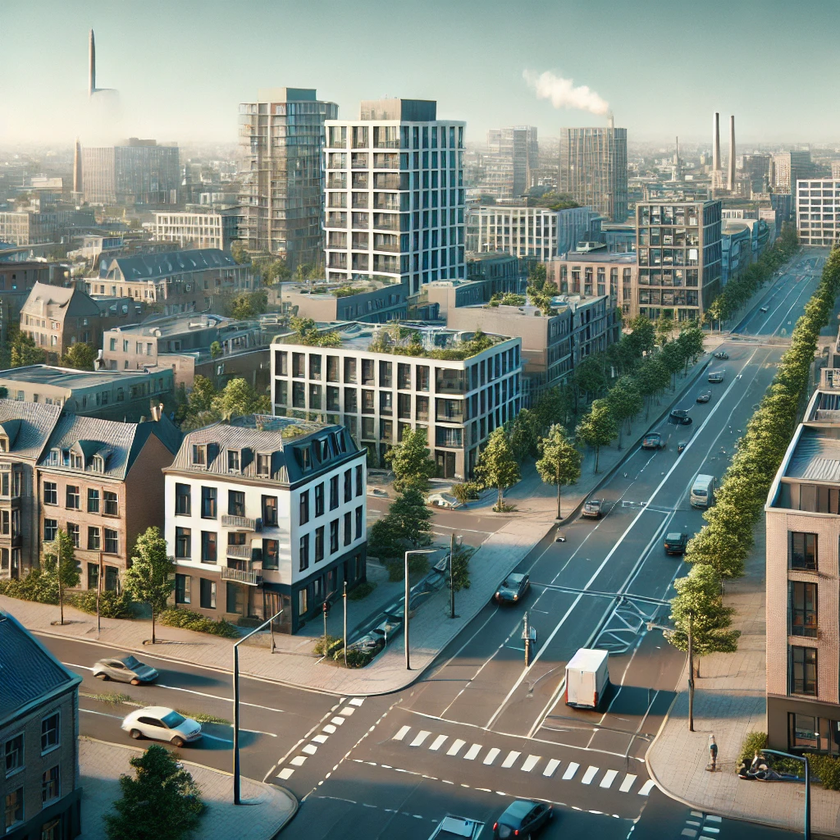
#> input picture Trabalho_01/image/cidade_1024X1024.png, 840 x 840 px, shrunk from 1024 x 1024 before the run
$ python q4.py
#> lines starting #> are read from the running program, lines starting #| are printed output that depends on the picture
#> further down, imagem is the input picture: shape (840, 840, 3); mean B, G, R 120.8, 130.9, 122.4
import cv2
import numpy as np

def calcular_histograma(imagem):
    # Inicializa os histogramas para os canais R, G e B
    histograma_r = np.zeros(256, dtype=int)
    histograma_g = np.zeros(256, dtype=int)
    histograma_b = np.zeros(256, dtype=int)

    # Iterar sobre cada pixel e contar as intensidades
    altura, largura, canais = imagem.shape
    for i in range(altura):
        for j in range(largura):
            histograma_b[imagem[i, j, 0]] += 1  # Canal B
            histograma_g[imagem[i, j, 1]] += 1  # Canal G
            histograma_r[imagem[i, j, 2]] += 1  # Canal R

    return histograma_r, histograma_g, histograma_b

def particionar_e_calcular_histograma(imagem, num_particoes):
    # Altura e largura da imagem
#> called with num_particoes = 3
    altura, largura, canais = imagem.shape
#> altura = 840; largura = 840; canais = 3

    # Tamanhos das partições
    particao_altura = altura // num_particoes
#> particao_altura = 280
    particao_largura = largura // num_particoes
#> particao_largura = 280

    histograma_global = []

    # Iterar sobre as partições
    for i in range(num_particoes):
        for j in range(num_particoes):
            # Definir a região da partição
            particao = imagem[i * particao_altura:(i + 1) * particao_altura, j * particao_largura:(j + 1) * particao_largura]

            # Calcular o histograma para esta partição
            hist_r, hist_g, hist_b = calcular_histograma(particao)

            # Concatenar os histogramas R, G, B desta partição e adicionar ao histograma global
            histograma_global.append(np.concatenate((hist_r, hist_g, hist_b)))
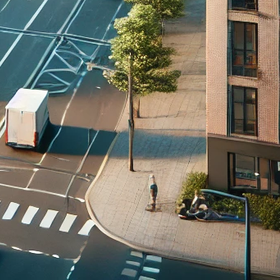
#> particao: shape (280, 280, 3); mean B, G, R 101.6, 114.3, 116
#> after the loop, histograma_global = 9 items

    # Concatenar todas as partições em um único vetor
    histograma_global_concatenado = np.concatenate(histograma_global)
#> histograma_global_concatenado = 6912 values, max 1672 at index 495, min 0 at index 0, mean 306.2

    return histograma_global_concatenado

# Carregar a imagem
imagem_cidade_caminho = "../image/cidade_1024X1024.png"
imagem = cv2.imread(imagem_cidade_caminho)

# Verificar se a imagem foi carregada corretamente
if imagem is None:
    print("Erro ao carregar a imagem. Verifique o caminho.")
else:
    # Definir o número de partições (no mínimo 3)
    num_particoes = 3

    # Calcular o histograma local (por partição)
    histograma_local = particionar_e_calcular_histograma(imagem, num_particoes)
#> histograma_local has the same summary as histograma_global_concatenado in particionar_e_calcular_histograma

    # Salvar o histograma local em um arquivo texto
    np.savetxt("histrograma_local.txt", histograma_local, fmt='%d')
